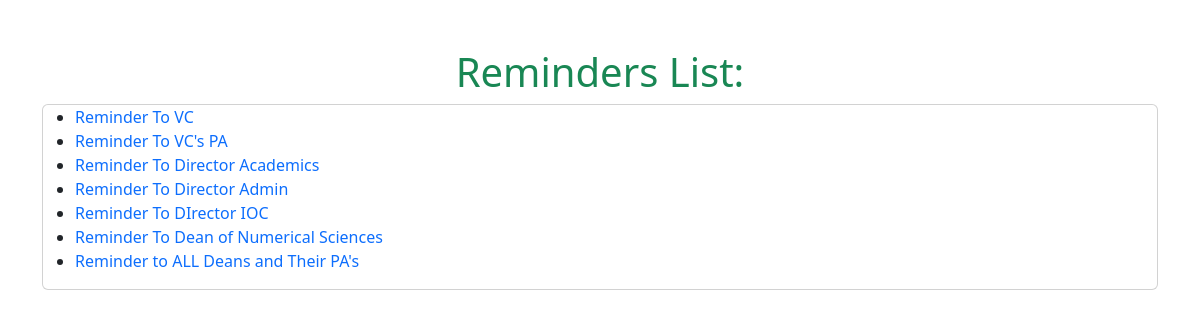
Page /reminder/ on the committed database.
### reminder/models.py (models this page shows)
class Reminder(models.Model):
    title = models.CharField(max_length=200)
    text = models.TextField()
    dated = models.DateField(auto_now_add = True)

### reminder/views.py (the view)
# urls.py: path('', views.ReminerListView.as_view()),
class ReminerListView(ListView):
    model =  Reminder
    template_name = 'reminder/reminders_list.html'
    context_object_name = 'reminders'

### reminder/templates/reminder/reminders_list.html
{% extends "base.html" %} {% block content %}
<div>
  <h1 class="text-success">Reminders List:</h1>
  <div class="text-start card d-flex flex-column ">
    <ul>
      {% for reminder in reminders %}
      <li>
        <a class="text-decoration-none" href="{% url 'Reminder_Details' pk=reminder.pk %}"
          >{{ reminder.title }}</a
        >
      </li>
      {% empty %}
      <li>No Reminder Found!</li>
      {% endfor %}
    </ul>
  </div>
</div>
{% endblock %}

### static/templates/base.html (shortened to what this page needs)
{% load static %}
<!DOCTYPE html>
<html lang="en">
  <head>
    <link
      href="https://cdn.jsdelivr.net/npm/bootstrap@5.3.3/dist/css/bootstrap.min.css"
      rel="stylesheet"
    />
  </head>
  <body>
    <div class='my-5 text-center container'>
      {% block content %}{% endblock %}
    </div>
  </body>
</html>

### rows in the picture
Reminder: title "Reminder To VC"
Reminder: title "Reminder To VC's PA"
Reminder: title "Reminder To Director Academics"
Reminder: title "Reminder To Director Admin"
Reminder: title "Reminder To DIrector IOC"
Reminder: title "Reminder To Dean of Numerical Sciences"
Reminder: title "Reminder to ALL Deans and Their PA's"
